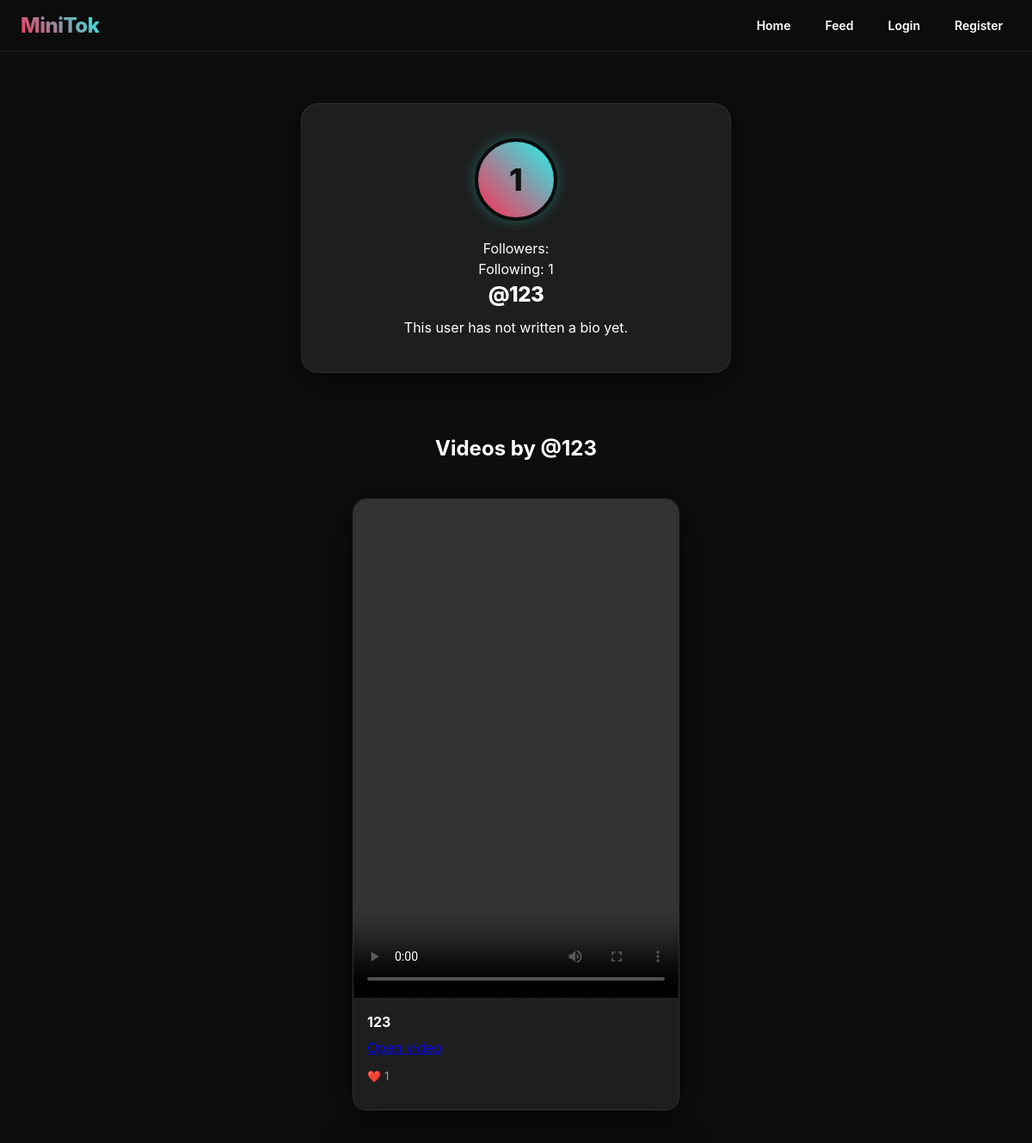
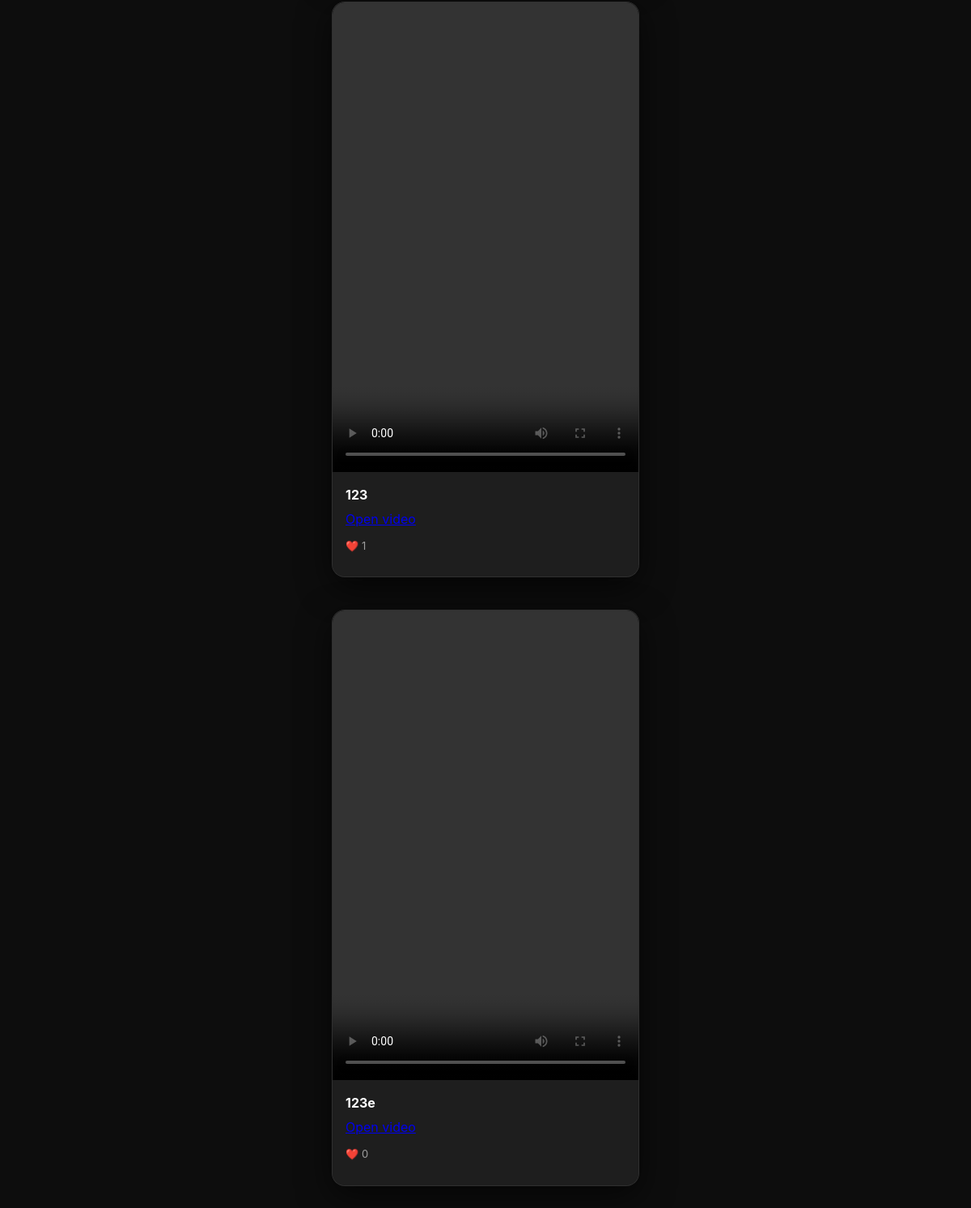
/users/1/, run on an earlier commit of the app's database (2 pictures, top to bottom).
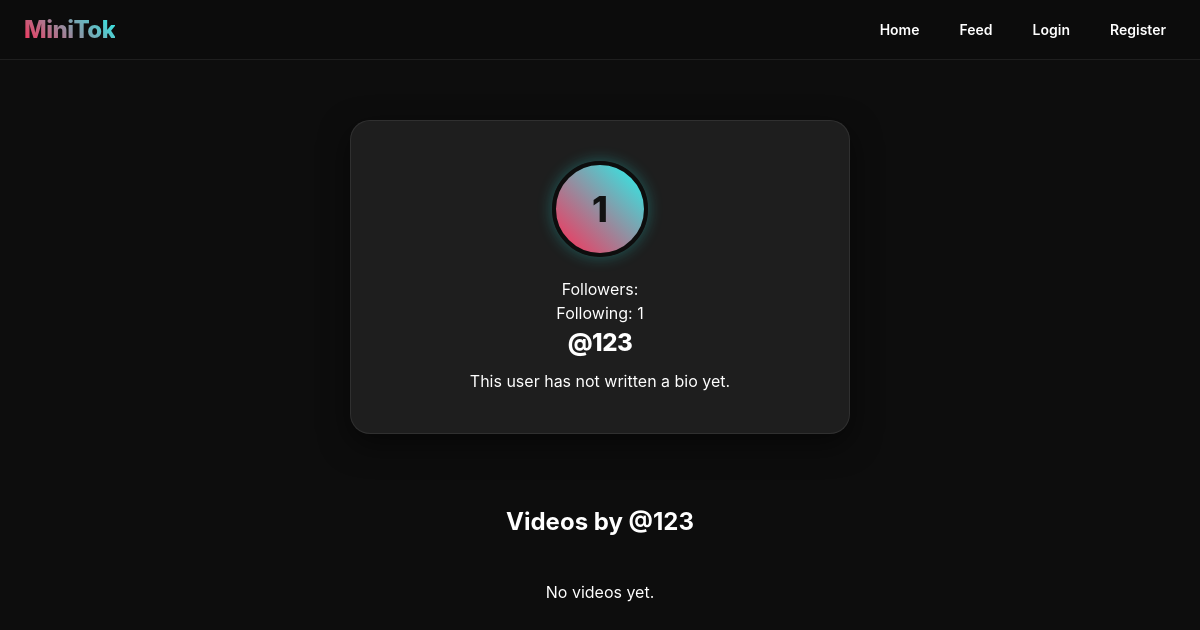
And on a later commit of the database.
### videos/models.py (models this page shows, shortened)
class Video(models.Model):
    author = models.ForeignKey(User, on_delete=models.CASCADE, related_name='videos')
    title = models.CharField(max_length=100)
    description = models.TextField(blank=True)
    video_file = models.FileField(upload_to='videos/')
    created_at = models.DateTimeField(auto_now_add=True)

### accounts/views.py (the view)
# urls.py: path("users/<int:user_id>/", user_profile_view, name="user_profile"),
def user_profile_view(request, user_id):
    profile_user = get_object_or_404(User, id=user_id)
    profile, created = Profile.objects.get_or_create(user=profile_user)
    videos = profile_user.videos.all().order_by('-created_at')
    is_following = False
    if request.user.is_authenticated:
        is_following = Follow.objects.filter(follower=request.user, following=profile_user).exists()
    return render(request, 'accounts/user_profile.html', {'profile_user': profile_user, 'videos': videos, 'profile': profile, 'is_following': is_following})

### accounts/templates/accounts/user_profile.html (shortened to what this page needs)
{% extends "base.html" %}
{% block content %}
<section class="profile-page">
    <div class="profile-card">
        <div class="avatar-circle">
            {{ profile_user.username|first|upper }}
        </div>
        <div>
    <p>
        Followers:
    </p>
    <p>
        Following:
        {{ profile_user.following.count }}
    </p>
</div>
        <h1>
            @{{ profile_user.username }}
        </h1>
        {% if profile.bio %}
            <p>
                {{ profile.bio }}
            </p>
        {% else %}
            <p>
                This user has not written a bio yet.
            </p>
        {% endif %}
    </div>
</section>
<h2 class="section-title">
    Videos by @{{ profile_user.username }}
</h2>
<section class="feed">
    {% for video in videos %}
        <div class="feed-video-card">
            <video controls class="real-video">
                <source src="{{ video.video_file.url }}">
            </video>
            <div class="video-info">
                <h2>
                    {{ video.title }}
                </h2>
                <a
                    href="{% url 'video_detail' video.id %}"
                    class="details-link"
                >
                </a>
                <p>
                    ❤️ {{ video.likes.count }}
                </p>
            </div>
        </div>
    {% empty %}
        <p>
            No videos yet.
        </p>
    {% endfor %}
</section>
{% endblock %}

### core/templates/base.html (shortened to what this page needs)
{% load static %}
<!DOCTYPE html>
<html lang="en">
<head>
    <link rel="stylesheet" href="{% static 'css/style.css' %}">
</head>
<body>
<nav class="navbar">
    <a class="logo" href="{% url 'home' %}">MiniTok</a>
    <div class="nav-links">
        <a href="{% url 'home' %}">Home</a>
        <a href="{% url 'feed' %}">Feed</a>
        {% if user.is_authenticated %}
            <span class="username">Hi, {{ user.username }}</span>
            <a href="{% url 'user_profile' user.id %}">Profile</a>
            <a href="{% url 'logout' %}">Logout</a>
        {% else %}
            <a href="{% url 'login' %}">Login</a>
            <a href="{% url 'register' %}">Register</a>
        {% endif %}
    </div>
</nav>
<main class="page">
    {% block content %}
    {% endblock %}
</main>
</body>
</html>

### static/css/style.css (style rules this page uses)
:root { --bg-color: #0d0d0d; --card-bg: #1e1e1e; --card-border: rgba(255, 255, 255, 0.08); --text-primary: #ffffff; --text-secondary: #a0a0a0; --tiktok-red: #fe2c55; --tiktok-cyan: #25f4ee; --accent-gradient: linear-gradient(45deg, var(--tiktok-red), var(--tiktok-cyan)); --transition-fast: 0.2s ease; --transition-normal: 0.3s cubic-bezier(0.25, 0.8, 0.25, 1); }
* { box-sizing: border-box; margin: 0; padding: 0; }
body { background-color: var(--bg-color) !important; color: var(--text-primary); font-family: -apple-system, BlinkMacSystemFont, 'Segoe UI', Roboto, Helvetica, Arial, sans-serif; line-height: 1.5; overflow-x: hidden; min-height: 100vh; }
.navbar { position: fixed; top: 0; left: 0; right: 0; height: 60px; background-color: rgba(13, 13, 13, 0.85) !important; backdrop-filter: blur(12px); -webkit-backdrop-filter: blur(12px); border-bottom: 1px solid var(--card-border); display: flex; justify-content: space-between; align-items: center; padding: 0 24px; z-index: 1000; }
.navbar .logo { font-size: 24px; font-weight: 800; letter-spacing: -0.5px; text-decoration: none; background: var(--accent-gradient); -webkit-background-clip: text; -webkit-text-fill-color: transparent; transition: transform var(--transition-fast); }
.nav-links { display: flex; align-items: center; gap: 20px; }
.nav-links a { color: var(--text-primary); text-decoration: none; font-size: 14px; font-weight: 600; transition: color var(--transition-fast); padding: 6px 10px; border-radius: 4px; }
.page { margin-top: 60px; min-height: calc(100vh - 60px); padding: 40px 20px; display: flex; flex-direction: column; align-items: center; position: relative; z-index: 5; }
h1 { font-size: 32px; font-weight: 800; margin-bottom: 10px; text-align: center; letter-spacing: -0.5px; }
.feed { display: flex; flex-direction: column; align-items: center; gap: 40px; width: 100%; margin-top: 20px; }
.profile-page { width: 100%; max-width: 500px; margin: 20px auto; }
.profile-card { background-color: var(--card-bg); border: 1px solid var(--card-border); border-radius: 20px; padding: 40px 30px; text-align: center; box-shadow: 0 10px 30px rgba(0, 0, 0, 0.5); }
.avatar-circle { width: 96px; height: 96px; border-radius: 50%; background: var(--accent-gradient); color: #121212; font-size: 36px; font-weight: 800; display: flex; align-items: center; justify-content: center; margin: 0 auto 20px auto; border: 4px solid var(--bg-color); box-shadow: 0 0 15px rgba(37, 244, 238, 0.3); }
.profile-card h1 { font-size: 24px; margin-bottom: 8px; }
.section-title { text-align: center; margin-top: 50px; margin-bottom: 20px; }

What changed in the data, as far as the page shows it:
removed Video: title "123", likes.count "1"
removed Video: title "123", likes.count "1"
removed Video: title "123e", likes.count "0"
Also different on the page:
text now shown: "No videos yet."
